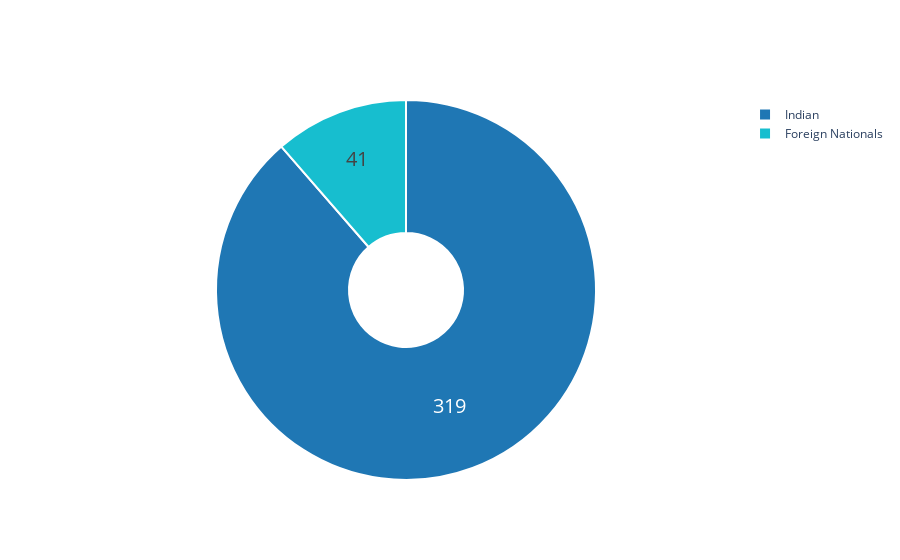

Notebook cell for this chart:
### Markdown cell above
# Nationality

### Code cell
colors = ['#1f77b4', '#17becf']

indian = df['Total Confirmed cases (Indian National)'].sum()
foreign = df['Total Confirmed cases ( Foreign National )'].sum()
fig = go.Figure(data=[go.Pie(labels=['Indian','Foreign Nationals'],
                             values= [indian,foreign],hole =.3)])
                          

fig.update_traces(hoverinfo='label+percent', textinfo='value', textfont_size=20,
                  marker=dict(colors=colors, line=dict(color='#FFFFFF', width=2)))
fig.show()

### Figure 1 — Plotly figure (JSON) as saved in the notebook; plotly's stock layout.template omitted (floating-point values rounded to 4 significant figures)
{"data": [{"textfont": {"size": 20}, "labels": ["Indian", "Foreign Nationals"], "values": [319, 41], "hoverinfo": "label+percent", "marker": {"colors": ["#1f77b4", "#17becf"], "line": {"color": "#FFFFFF", "width": 2}}, "textinfo": "value", "hole": 0.3, "type": "pie"}], "layout": {}}
